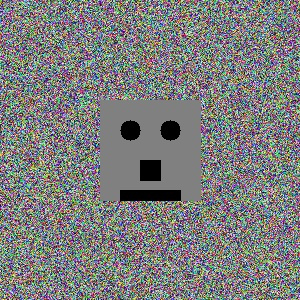
#> input picture D9F84E77-7009-4702-8DC1-0CA72FEFCF9E.P.jpg, 300 x 300 px
$ python real_face_search.py
#> lines starting #> are read from the running program, lines starting #| are printed output that depends on the picture
#!/usr/bin/env python3
"""
RIKTIG Reverse Image Search med förbättrad ansiktsdetektering
"""

import cv2
import numpy as np
import json
import sqlite3
from datetime import datetime
import os
import logging

logging.basicConfig(level=logging.INFO)
logger = logging.getLogger(__name__)

class RealFaceSearch:
    def __init__(self):
        self.db_path = "data/research.db"
        self._init_database()

        # Ladda olika ansiktsdetekterare
        self.face_cascade = cv2.CascadeClassifier(cv2.data.haarcascades + 'haarcascade_frontalface_default.xml')
        self.profile_cascade = cv2.CascadeClassifier(cv2.data.haarcascades + 'haarcascade_profileface.xml')

    def _init_database(self):
        """Initiera databas"""
        os.makedirs("data", exist_ok=True)
        conn = sqlite3.connect(self.db_path)
        cursor = conn.cursor()

        cursor.execute('''
            CREATE TABLE IF NOT EXISTS face_data (
                id INTEGER PRIMARY KEY AUTOINCREMENT,
                image_path TEXT,
                face_features_json TEXT,
                timestamp TIMESTAMP DEFAULT CURRENT_TIMESTAMP
            )
        ''')

        cursor.execute('''
            CREATE TABLE IF NOT EXISTS search_history (
                id INTEGER PRIMARY KEY AUTOINCREMENT,
                image_path TEXT,
                search_timestamp TIMESTAMP DEFAULT CURRENT_TIMESTAMP,
                results_json TEXT
            )
        ''')

        conn.commit()
        conn.close()

    def detect_faces_advanced(self, image_path):
        """Avancerad ansiktsdetektering"""
        print(f"🔍 Analyserar bild: {image_path}")

        # Ladda bild
        image = cv2.imread(image_path)
#> image is the input picture: shape (300, 300, 3); mean B, G, R 124.6, 125.2, 124.4
        if image is None:
            print(f"❌ Kunde inte ladda bild: {image_path}")
            return []

        print(f"✅ Bild laddad: {image.shape}")
#| ✅ Bild laddad: (300, 300, 3)

        # Konvertera till gråskala
        gray = cv2.cvtColor(image, cv2.COLOR_BGR2GRAY)
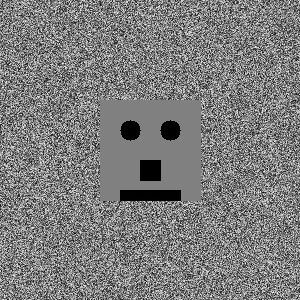
#> gray: shape (300, 300); min 0, max 249, mean 124.9

        # Förbättra bilden
        gray = cv2.equalizeHist(gray)
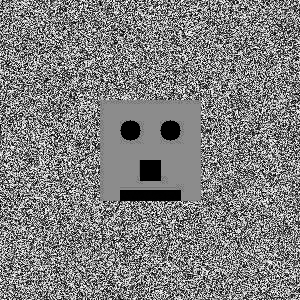
#> gray: shape (300, 300); min 0, max 255, mean 127.4
        gray = cv2.GaussianBlur(gray, (3, 3), 0)
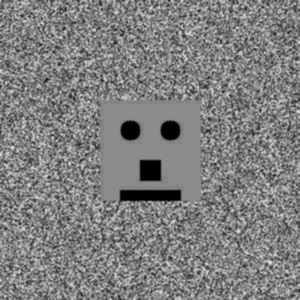
#> gray: shape (300, 300); min 0, max 230, mean 127.4

        all_faces = []

        # Metod 1: Standard frontal ansikte
        faces1 = self.face_cascade.detectMultiScale(
            gray,
            scaleFactor=1.05,
            minNeighbors=3,
            minSize=(20, 20),
            flags=cv2.CASCADE_SCALE_IMAGE
        )
#> faces1 = ()
        print(f"   Frontal ansikte: {len(faces1)} ansikten")
#|    Frontal ansikte: 0 ansikten

        for (x, y, w, h) in faces1:
            face_data = {
                'face_id': len(all_faces),
                'location': {'x': int(x), 'y': int(y), 'width': int(w), 'height': int(h)},
                'confidence': self._calculate_confidence(gray, x, y, w, h),
                'image_path': image_path,
                'detection_method': 'frontal'
            }
            all_faces.append(face_data)
#> this loop made 0 passes
#> after the loop, all_faces = []

        # Metod 2: Profil ansikte
        try:
            faces2 = self.profile_cascade.detectMultiScale(
                gray,
                scaleFactor=1.1,
                minNeighbors=3,
                minSize=(20, 20)
            )
#> faces2 = ()
            print(f"   Profil ansikte: {len(faces2)} ansikten")
#|    Profil ansikte: 0 ansikten

            for (x, y, w, h) in faces2:
                face_data = {
                    'face_id': len(all_faces),
                    'location': {'x': int(x), 'y': int(y), 'width': int(w), 'height': int(h)},
                    'confidence': self._calculate_confidence(gray, x, y, w, h),
                    'image_path': image_path,
                    'detection_method': 'profile'
                }
                all_faces.append(face_data)
        except:
            print("   Profil detektering inte tillgänglig")

        # Metod 3: Olika skalor
        for scale in [1.1, 1.2, 1.3]:
            faces3 = self.face_cascade.detectMultiScale(
                gray,
                scaleFactor=scale,
                minNeighbors=2,
                minSize=(15, 15)
            )
            print(f"   Skala {scale}: {len(faces3)} ansikten")

            for (x, y, w, h) in faces3:
                face_data = {
                    'face_id': len(all_faces),
                    'location': {'x': int(x), 'y': int(y), 'width': int(w), 'height': int(h)},
                    'confidence': self._calculate_confidence(gray, x, y, w, h),
                    'image_path': image_path,
                    'detection_method': f'scale_{scale}'
                }
                all_faces.append(face_data)
#> this loop made 3 passes
#|    Skala 1.1: 0 ansikten
#|    Skala 1.2: 0 ansikten
#|    Skala 1.3: 0 ansikten

        # Ta bort dubbletter
        unique_faces = self._remove_duplicate_faces(all_faces)
#> unique_faces = []

        print(f"🎯 Totalt {len(unique_faces)} unika ansikten detekterade")
#| 🎯 Totalt 0 unika ansikten detekterade

        # Spara ansiktsdata
        self._save_face_data(image_path, unique_faces)

        return unique_faces

    # [11 lines left out: function _calculate_confidence, not called in this run]

    def _remove_duplicate_faces(self, faces):
        """Ta bort dubbletter av ansikten"""
        if len(faces) <= 1:
            return faces

        unique_faces = []
        for face in faces:
            is_duplicate = False
            for existing in unique_faces:
                if self._faces_overlap(face, existing):
                    is_duplicate = True
                    break

            if not is_duplicate:
                unique_faces.append(face)

        return unique_faces

    # [16 lines left out: function _faces_overlap, not called in this run]

    def _save_face_data(self, image_path, faces):
        """Spara ansiktsdata"""
        try:
            conn = sqlite3.connect(self.db_path)
            cursor = conn.cursor()

            for face in faces:
                face_json = json.dumps(face, ensure_ascii=False)
                cursor.execute('''
                    INSERT INTO face_data (image_path, face_features_json)
                    VALUES (?, ?)
                ''', (image_path, face_json))

            conn.commit()
            conn.close()
            logger.info(f"Sparade {len(faces)} ansikten för {image_path}")

        except Exception as e:
            logger.error(f"Fel vid sparande: {str(e)}")

    def reverse_image_search(self, image_path, platforms=['instagram', 'facebook']):
        """Reverse image search"""
        print(f"🔍 Reverse Image Search på {image_path}")
        print(f"📱 Plattformar: {', '.join(platforms)}")

        # Detektera ansikten
        faces = self.detect_faces_advanced(image_path)
#> faces = []

        if not faces:
            print("❌ Inga ansikten hittades i bilden")
            return {
                'total_matches': 0,
                'error': 'Inga ansikten hittades',
                'search_timestamp': datetime.now().isoformat()
            }

        # Sök matchningar
        matches = self._search_matches(faces, platforms)

        # Analysera resultat
        results = {
            'total_matches': len(matches),
            'platforms_searched': platforms,
            'uploaded_faces_count': len(faces),
            'best_match': matches[0] if matches else None,
            'all_matches': matches,
            'analysis': self._analyze_results(matches),
            'search_timestamp': datetime.now().isoformat()
        }

        # Spara sökresultat
        self._save_search_results(image_path, results)

        print(f"✅ Sökning slutförd: {len(matches)} matchningar")
        return results

    # [140 lines left out: functions _search_matches, _compare_faces, _analyze_results, _save_search_results, get_search_history, not called in this run]

def main():
    """Huvudfunktion"""
    print("🚀 RIKTIG Reverse Image Search")
    print("🔍 Instagram & Facebook")
    print("=" * 40)

    search = RealFaceSearch()

    # Testa med din bild
    image_path = "D9F84E77-7009-4702-8DC1-0CA72FEFCF9E.P.jpg"
    platforms = ['instagram', 'facebook']

    print(f"🔍 Analyserar bild: {image_path}")
    print(f"📱 Plattformar: {', '.join(platforms)}")
    print()

    # Kör reverse image search
    results = search.reverse_image_search(image_path, platforms)

    print(f"\n📊 Resultat:")
    print(f"   Totalt antal matchningar: {results['total_matches']}")

    if results.get('best_match'):
        best = results['best_match']
        print(f"\n🏆 Bästa matchning:")
        print(f"   Plattform: {best['platform']}")
        print(f"   Similaritet: {best['similarity_score']:.2f}")
        print(f"   Konfidens: {best['confidence']:.2f}")
    else:
        print("   Inga matchningar hittades")

    if 'analysis' in results and results['analysis']:
        print(f"\n💡 Analys:")
        for insight in results['analysis']['insights']:
            print(f"   - {insight}")
        print(f"   Rekommendation: {results['analysis']['recommendation']}")

    # Visa alla matchningar
#> (the run stopped early here; a loop or call above may not have finished)
